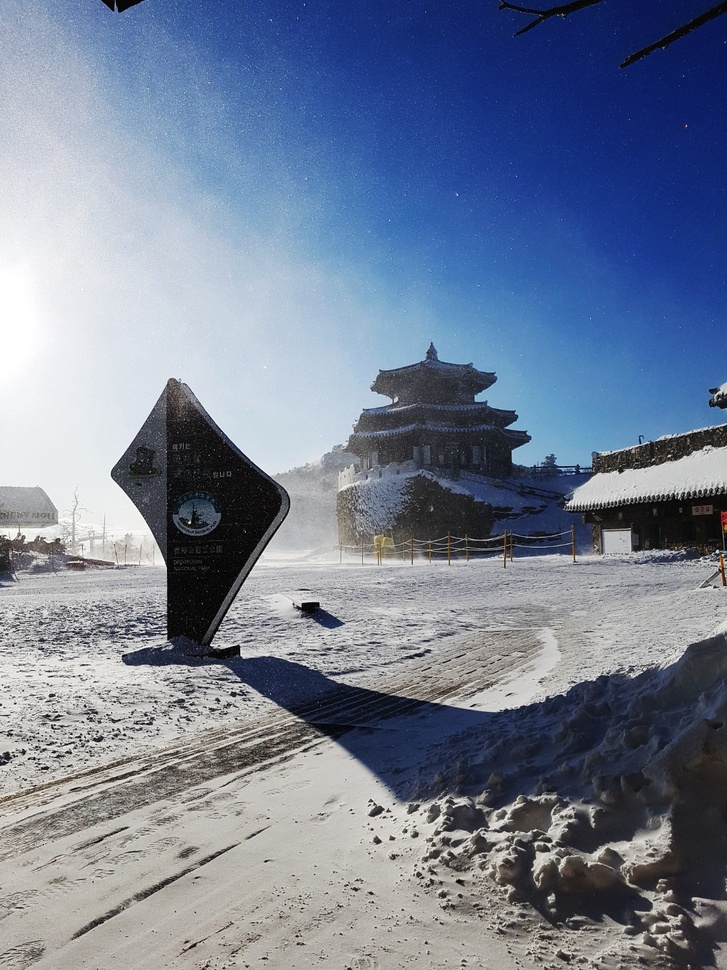
#> input picture python/mldl/main.jpg, 727 x 970 px, shrunk from 1080 x 1440 before the run
$ python cv01.py
#> lines starting #> are read from the running program, lines starting #| are printed output that depends on the picture; after the words box and inside, x2 and y2 are one past the last pixel; in counts of white or black regions, pixels touching at a corner belong together
import cv2

image = cv2.imread('main.jpg',cv2.IMREAD_COLOR)
#> image is the input picture: shape (970, 727, 3); mean B, G, R 148.6, 127.2, 115.9
print(image.shape)
#| (970, 727, 3)

cv2.imshow('title', image)
askey = cv2.waitKey(0)
#> (key Esc is pressed here)
print('askey',askey)
cv2.imwrite('main_copy.jpg', image)

image_gray=cv2.cvtColor(image, cv2.COLOR_BGR2GRAY)
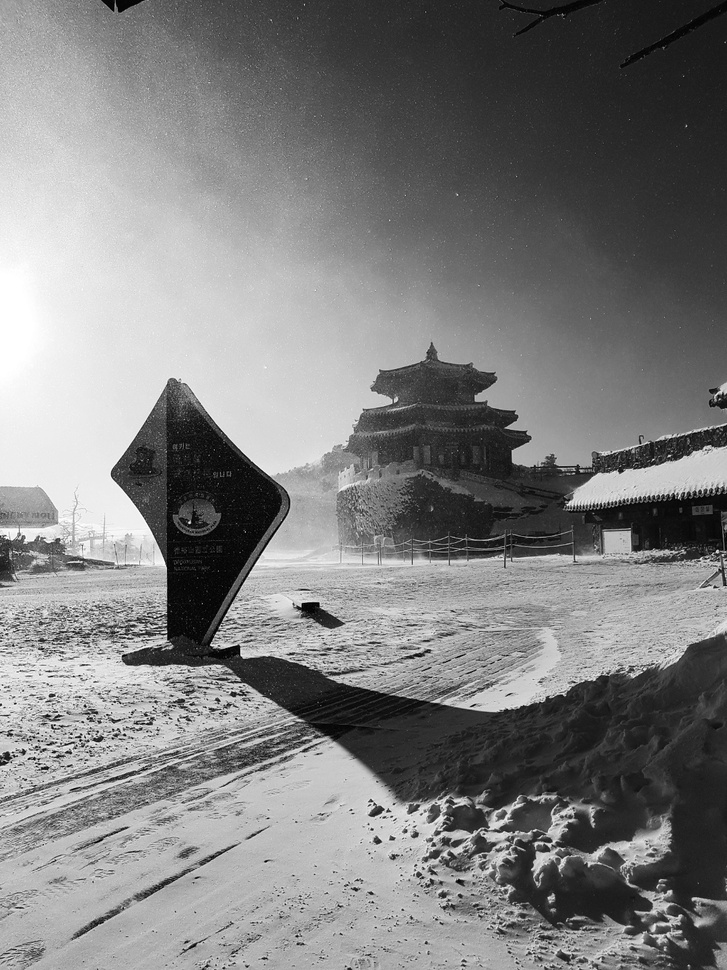
#> image_gray: shape (970, 727); min 0, max 255, mean 126.2
cv2.imshow('image_gray',image_gray)
cv2.waitKey(0)
cv2.imwrite('main_gray.jpg',image_gray)


image[:,:,0]=255
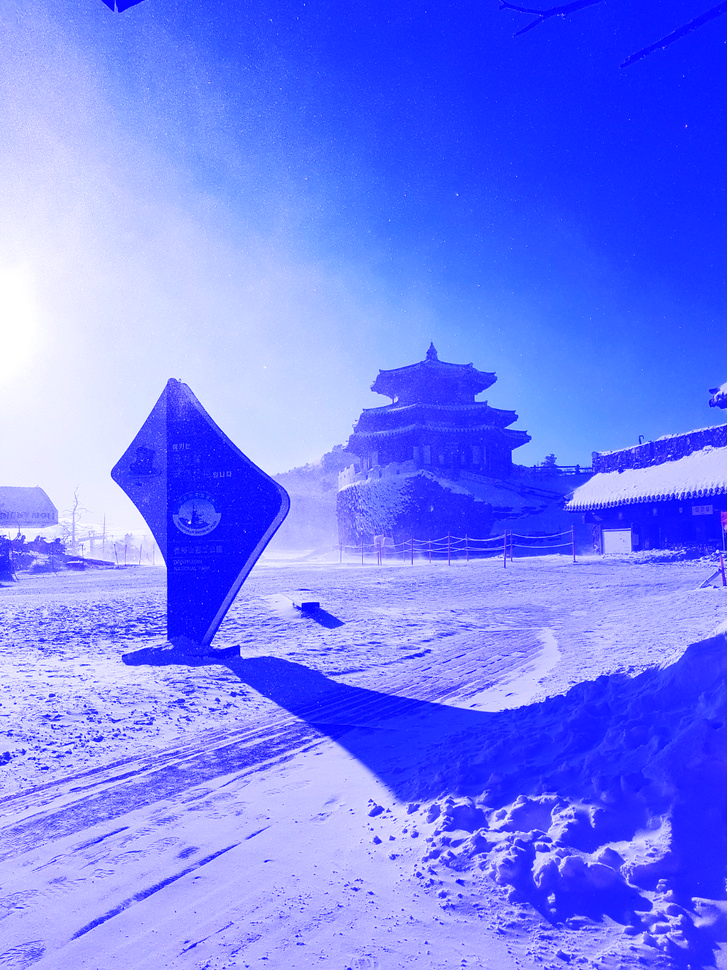
#> image: shape (970, 727, 3); mean B, G, R 255, 127.2, 115.9
# image[:,:,1]=0
# image[:,:,2]=0
cv2.putText(image, 'MUZU-SKI', (50,100),cv2.FONT_ITALIC,2,2)
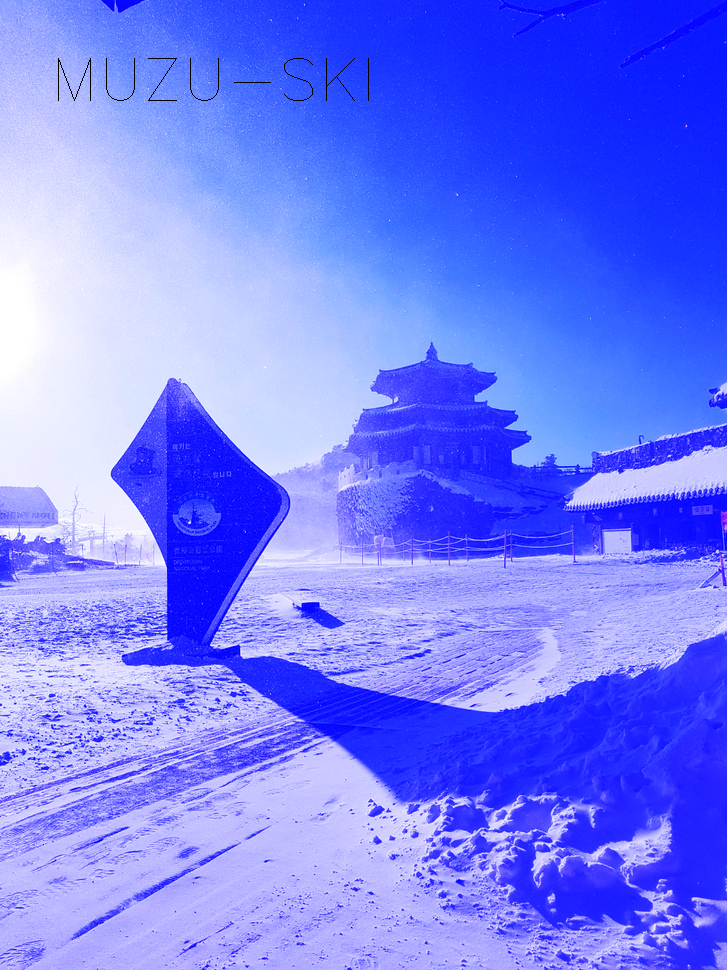
#> image: shape (970, 727, 3); 0.1% of pixels changed, all inside (x1, y1, x2, y2) = (58, 58, 369, 101)
cv2.imshow('title',image)
cv2.waitKey(0)
cv2.imwrite('main_blue.jpg',image)


cv2.destroyAllWindows()
